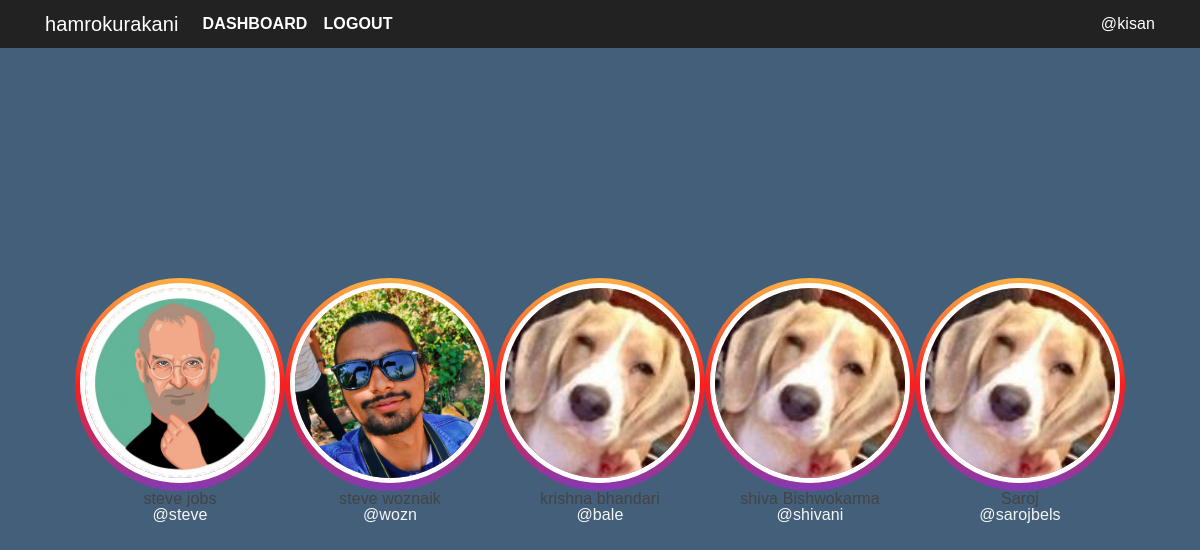
Screenshot of / (signed in) with the database file from the repository.
### hamrokurakani/models.py (models this page shows, shortened)
class User(UserMixin, db.Model):
    id = db.Column(db.Integer, primary_key=True)
    fullname = db.Column(db.String(20), unique=True, nullable=False)
    username = db.Column(db.String(15), unique=True, nullable=False)
    email = db.Column(db.String(120), unique=True, nullable=False)
    password = db.Column(db.String(60), nullable=False)
    image_file = db.Column(db.String(20), nullable=False,
                           default='default.jpg')
    joined = db.Column(db.DateTime, nullable=False, default=datetime.now)
    messages_sent = db.relationship(
        'Message', foreign_keys='Message.sender_id', backref='author', lazy='dynamic')
    messages_received = db.relationship(
        'Message', foreign_keys='Message.recipient_id', backref='recipient', lazy='dynamic')
    last_seen = db.Column(db.DateTime, default=datetime.now)
    last_message_read_time = db.Column(db.DateTime, default=datetime.now)

### hamrokurakani/chat/routes.py (the view)
@chyat.route('/')
@login_required
def home():
    users = User.query.all()
    return render_template('chat/home.html', users=users)

### hamrokurakani/admin/routes.py (called while the page is built)
@login_manager.user_loader
def load_user(user_id):
    return User.query.get(user_id)

### hamrokurakani/chat/templates/chat/home.html
{% extends "chat/nav.html" %}
{% block content %}
<body>
   	<div class="container">
		<div class="d-flex justify-content-center h-100">
{% for user in users %}
{% if current_user != user %}
<div class="image_outer_container">
	<a class="noblue" href="{{ url_for('chat.chatwith', user=user.username) }}">
				<div class="image_inner_container">
					<img src="{{ url_for('static', filename='profilepics/' + user.image_file) }}" />
				</div>
				<div class="d-flex flex-column justify-content-center text-center">
					<h6>{{user.fullname}}</h6>
					<p>@{{user.username}}</p>
				</div>
						</a>
			</div>
			{% endif %}
{% endfor %}
		</div>
	</div>
</body>
{% endblock content %}

### hamrokurakani/chat/templates/chat/nav.html (shortened to what this page needs)
<!DOCTYPE html>
<html>
  <head>
    <link rel="stylesheet" type="text/css" href="{{ url_for('static', filename='css/' + 'bootstrap.min.css') }}">
    <link rel="stylesheet" type="text/css" href="{{ url_for('static', filename='css/' + 'better-nav.min.css') }}">
    <link rel="stylesheet" type="text/css" href="{{ url_for('static', filename='css/' + 'font-awesome.min.css') }}">
    <link rel="stylesheet" type="text/css" href="{{ url_for('static', filename='css/' + 'sourcesanspro.css') }}">
    <link rel="stylesheet" type="text/css" href="{{ url_for('static', filename= 'css/' + 'chat.css') }}">
    <link rel="stylesheet" type="text/css" href="{{ url_for('static', filename= 'css/' + 'main.css') }}">
    <link rel="stylesheet" type="text/css" href="{{ url_for('static', filename='css/' + 'reset.min.css') }}">
  </head>
  <header class="site-header">
    <nav class="navbar navbar-expand-md navbar-dark bg-steel fixed-top">
      <div class="container">
        <a class="navbar-brand" href="{{ url_for('chat.chats') }}">hamrokurakani</a>
        <div class="collapse navbar-collapse" id="navbarToggle">
          {% if current_user.is_authenticated %}
          <div class="navbar-nav mr-auto">
            {% if current_user.id == 1 %}
            <a class="nav-item nav-link text-white font-weight-bold text-uppercase"
              href="{{ url_for('admin.index') }}">Dashboard</a>
            {% endif %}
            <a class="nav-item nav-link text-white font-weight-bold text-uppercase"
              href="{{ url_for('users.logout') }}">Logout</a>
          </div>
          <div class="navbar-nav ml-auto">
            <span class="text-white">
              @{{ current_user.username }}
            </span>
          </div>
          {% else %}
          <a class="nav-item nav-link text-white font-weight-bold text-uppercase"
            href="{{ url_for('users.login') }}">Login</a>
          <a class="nav-item nav-link text-white font-weight-bold text-uppercase"
            href="{{ url_for('users.register') }}">Register</a>
          {% endif %}
        </div>
      </div>
    </nav>
  </header>
  <body>
    {% block content %}
    {% endblock %}
  </body>
</html>

### hamrokurakani/static/css/chat.css (style rules this page uses)
html { margin-top:6rem; scroll-behavior: smooth; font-family: Arial, Helvetica, sans-serif !important; }
body { display: flex; align-items: center; justify-content: center; min-height: 100vh; background: #435f7a !important; font-family:"Source Sans Pro", "Roboto Condensed", sans-serif; font-size: 1em; letter-spacing: 0.1px; color: #32465a; text-rendering: optimizeLegibility; text-shadow: 1px 1px 1px rgba(0, 0, 0, 0.004); -webkit-font-smoothing: antialiased; }
a.noblue:link, a.noblue:active, a.noblue:visited { color: #f5f5f5 !important; text-decoration: none; }

### hamrokurakani/static/css/main.css (style rules this page uses)
body { background: #e6ecf0; color: #242424; margin-top: 5rem; scroll-behavior: smooth; display: flex; justify-content: center; font-family:"Source Sans Pro", "proxima-nova","Roboto Condensed", sans-serif; font-size: 1em; min-height: 100vh; text-rendering: optimizeLegibility; -webkit-font-smoothing: antialiased; text-shadow: 1px 1px 1px rgba(0, 0, 0, 0.004); }
h1, h2, h3, h4, h5, h6 { color: #444444; }
.bg-steel { background-color: #222222; }
.site-header .navbar-nav .nav-link { color: #cbd5db; }
html,body { height: 100%; }
.container { height: 100%; align-content: center; }
.image_outer_container { margin-top: auto; margin-bottom: auto; border-radius: 50%; position: relative; }
.image_inner_container { border-radius: 50%; padding: 5px; background: #833ab4; background: -webkit-linear-gradient(to bottom, #fcb045, #fd1d1d, #833ab4); background: linear-gradient(to bottom, #fcb045, #fd1d1d, #833ab4); }
.image_inner_container img { height: 200px; width: 200px; border-radius: 50%; border: 5px solid white; }

### rows the page displays
User: username "kisan"
User: image_file (picture), fullname "steve jobs", username "steve"
User: image_file (placeholder picture), fullname "steve woznaik", username "wozn"
User: image_file (placeholder picture), fullname "krishna bhandari", username "bale"
User: image_file (placeholder picture), fullname "shiva Bishwokarma", username "shivani"
User: image_file (placeholder picture), fullname "Saroj", username "sarojbels"
